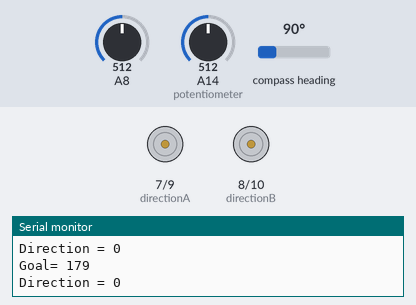
Bench run of a sketch on a simulated Arduino Mega 2560, built with avr-gcc and run on an emulated ATmega2560. Shown: direction and speed pins drawn as motors (green arrow = direction pin HIGH = forward, orange = LOW = backward, longer = more drive), the last lines printed to the serial monitor. Wiring (inferred from the names in the program): CMPS compass at I2C address 0x60. Inputs (shaded band) come from the test bench; at power-on: A8 = 512, compass heading 90°, A14 (potentiometer) = 512.

Above: at 1.2 s.
1.3 s: A8 set to 485
At 2.3 s:
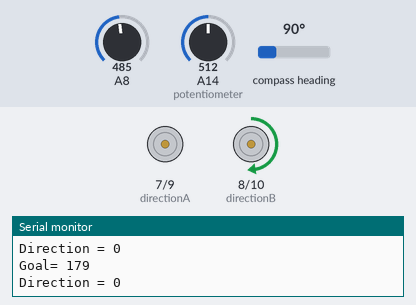
3.0 s: compass heading set to 84°
At 3.7 s:
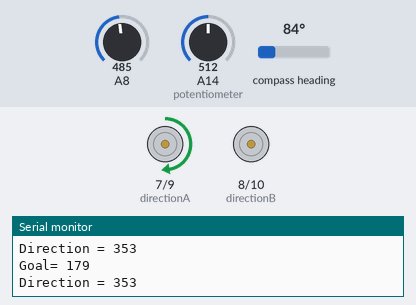
4.5 s: A14 (potentiometer) set to 965
6.0 s: A14 (potentiometer) set to 991
At 6.5 s:
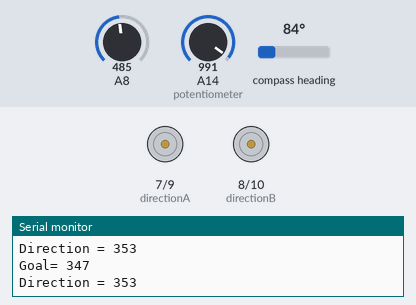
7.5 s: A14 (potentiometer) set to 900
At 7.9 s:
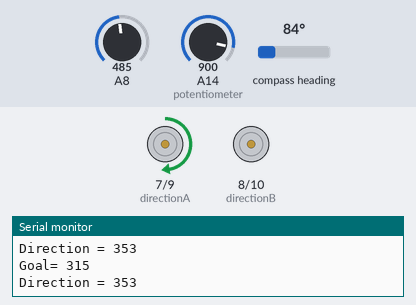
9.0 s: A14 (potentiometer) set to 1023
At 10.4 s:
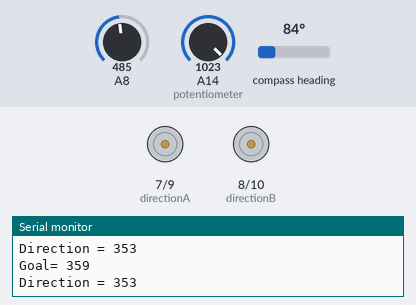
Timing chart, 0 to 11.5 s (numbered marks = the images above; inputs shaded):
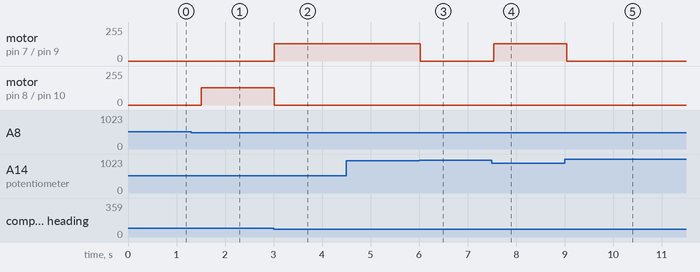

The sketch:

DirectionControlPotentiometer.ino
```cpp
#include <Wire.h>
#define CMPS14_address 0x60

long ReadCompass ();
long offset;

int motorSpeedA = 0;
int motorSpeedB = 0;

void setup() {
  pinMode(9, OUTPUT);   //speedA
  pinMode(7, OUTPUT);   //directionA
  pinMode(10, OUTPUT);  //speedB
  pinMode(8, OUTPUT);   //directionB

  Wire.begin();

  offset = ReadCompass();
  Serial.begin(9600);
  Serial.print("Offset = ");
  Serial.println((long)offset);
}

void loop() {

 long input = analogRead(A14);  // potentiometer
 long joystick = analogRead(A8); // joystick X direction

 long directionGoal = map(input, 0, 1023, 0, 359);

 long lowerBorder = directionGoal - 8;
 long upperBorder = directionGoal + 8;

 Serial.print("Goal= ");
 Serial.println(directionGoal);

 /*if(input < 500)
  {
    int value = map(input, 500, 0, 0, 255);

    motorSpeedA = motorSpeedA - value; //decrease A-speed
    motorSpeedB = motorSpeedB + value; //increase B-speed

    if (motorSpeedA < 0)    // check limitations
    {
      motorSpeedA = 0;
    }
    if (motorSpeedB > 255)
    {
      motorSpeedB = 255;
    }
  }

    if(input > 524)
  {
    int value = map(input, 524, 1023, 0, 255);

    motorSpeedA = motorSpeedA + value; //increase A-speed
    motorSpeedB = motorSpeedB - value; //decrease B-speed

    if (motorSpeedB < 0)    // check limitations
    {
      motorSpeedB = 0;
    }
    if (motorSpeedA > 255)
    {
      motorSpeedA = 255;
    }
  }*/

  long currentDirection = ReadCompass();
  currentDirection -= offset;

  if (currentDirection < 0)
  {
    currentDirection += 360;
  }

  Serial.print("Direction = ");
  Serial.println(currentDirection);

  if(currentDirection < lowerBorder && joystick < 500)
  {
    motorSpeedA = 0; //decrease A-speed
    motorSpeedB = 128; //increase B-speed
  }

  else if (currentDirection > upperBorder && joystick < 500)
  {
    motorSpeedA = 128; //increase A-speed
    motorSpeedB = 0; //decrease B-speed
  }

  else
  {
    motorSpeedA = 0;
    motorSpeedB = 0;
  }

    digitalWrite(7, HIGH);
    digitalWrite(8, HIGH);
    analogWrite(9, motorSpeedA);
    analogWrite(10, motorSpeedB);
    delay(300);

}


long ReadCompass ()
{
  Wire.beginTransmission(CMPS14_address);

  Wire.write(1);

  Wire.endTransmission(false);

  Wire.requestFrom(CMPS14_address, 1, true);

  if ( Wire.available() >= 1 )
  {
  long raw = Wire.read();

  long compassValue = raw * 360;
  compassValue = compassValue/255;

  return compassValue;
  }
}
```

Measured:
- the behaviour switches between 500 and 499 on A8 (found by bisection; images 0 and 1)
- the behaviour switches between 90 and 89° on compass heading (found by bisection; images 1 and 2)
- the behaviour switches between 983 and 984 on A14 (potentiometer) (found by bisection; images 2 and 3)
- after the input at 1.3 s, motor on pin 8 (directionB) / pin 10 (speedB): stopped → forward 128/255 after 0.21 s
- after the input at 3.0 s, motor on pin 7 (directionA) / pin 9 (speedA): stopped → forward 128/255 at once; motor on pin 8 (directionB) / pin 10 (speedB): forward 128/255 → stopped at once
- after the input at 6.0 s, motor on pin 7 (directionA) / pin 9 (speedA): forward 128/255 → stopped at once
- after the input at 7.5 s, motor on pin 7 (directionA) / pin 9 (speedA): stopped → forward 128/255 at once
- after the input at 9.0 s, motor on pin 7 (directionA) / pin 9 (speedA): forward 128/255 → stopped at once
